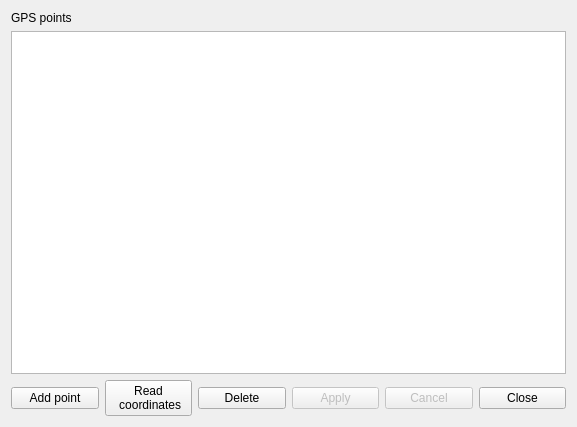
<?xml version="1.0" encoding="UTF-8"?>
<ui version="4.0">
 <class>plotsgps</class>
 <widget class="impgenmaint" name="plotsgps">
  <property name="geometry">
   <rect>
    <x>0</x>
    <y>0</y>
    <width>577</width>
    <height>427</height>
   </rect>
  </property>
  <property name="windowTitle">
   <string>Form</string>
  </property>
  <layout class="QVBoxLayout" name="verticalLayout">
   <item>
    <widget class="QLabel" name="header1">
     <property name="enabled">
      <bool>true</bool>
     </property>
     <property name="palette">
      <palette>
       <active>
        <colorrole role="WindowText">
         <brush brushstyle="SolidPattern">
          <color alpha="255">
           <red>0</red>
           <green>0</green>
           <blue>0</blue>
          </color>
         </brush>
        </colorrole>
       </active>
       <inactive>
        <colorrole role="WindowText">
         <brush brushstyle="SolidPattern">
          <color alpha="255">
           <red>0</red>
           <green>0</green>
           <blue>0</blue>
          </color>
         </brush>
        </colorrole>
       </inactive>
       <disabled>
        <colorrole role="WindowText">
         <brush brushstyle="SolidPattern">
          <color alpha="255">
           <red>0</red>
           <green>0</green>
           <blue>0</blue>
          </color>
         </brush>
        </colorrole>
       </disabled>
      </palette>
     </property>
     <property name="toolTip">
      <string/>
     </property>
     <property name="text">
      <string>GPS points</string>
     </property>
    </widget>
   </item>
   <item>
    <widget class="QTableView" name="AdvListView2">
     <property name="enabled">
      <bool>true</bool>
     </property>
     <property name="toolTip">
      <string/>
     </property>
    </widget>
   </item>
   <item>
    <layout class="QHBoxLayout" name="horizontalLayout">
     <item>
      <widget class="QPushButton" name="BitBtn18">
       <property name="enabled">
        <bool>true</bool>
       </property>
       <property name="toolTip">
        <string/>
       </property>
       <property name="text">
        <string>Add point</string>
       </property>
       <property name="icon">
        <iconset resource="../images.qrc">
         <normaloff>:/images/new3.png</normaloff>:/images/new3.png</iconset>
       </property>
       <property name="flat">
        <bool>false</bool>
       </property>
      </widget>
     </item>
     <item>
      <widget class="QPushButton" name="pushButton">
       <property name="text">
        <string>Read 
 coordinates</string>
       </property>
      </widget>
     </item>
     <item>
      <widget class="QPushButton" name="BitBtn15">
       <property name="enabled">
        <bool>true</bool>
       </property>
       <property name="toolTip">
        <string/>
       </property>
       <property name="text">
        <string>Delete</string>
       </property>
       <property name="icon">
        <iconset resource="../images.qrc">
         <normaloff>:/images/delete3.png</normaloff>:/images/delete3.png</iconset>
       </property>
       <property name="flat">
        <bool>false</bool>
       </property>
      </widget>
     </item>
     <item>
      <widget class="QPushButton" name="BitBtn16">
       <property name="enabled">
        <bool>false</bool>
       </property>
       <property name="toolTip">
        <string/>
       </property>
       <property name="text">
        <string>Apply</string>
       </property>
       <property name="icon">
        <iconset resource="../images.qrc">
         <normaloff>:/images/apply.png</normaloff>:/images/apply.png</iconset>
       </property>
       <property name="flat">
        <bool>false</bool>
       </property>
      </widget>
     </item>
     <item>
      <widget class="QPushButton" name="BitBtn17">
       <property name="enabled">
        <bool>false</bool>
       </property>
       <property name="toolTip">
        <string/>
       </property>
       <property name="text">
        <string>Cancel</string>
       </property>
       <property name="icon">
        <iconset resource="../images.qrc">
         <normaloff>:/images/cancel.png</normaloff>:/images/cancel.png</iconset>
       </property>
       <property name="flat">
        <bool>false</bool>
       </property>
      </widget>
     </item>
     <item>
      <widget class="QPushButton" name="BitBtn21">
       <property name="enabled">
        <bool>true</bool>
       </property>
       <property name="toolTip">
        <string/>
       </property>
       <property name="text">
        <string>Close</string>
       </property>
       <property name="icon">
        <iconset resource="../images.qrc">
         <normaloff>:/images/closeform.png</normaloff>:/images/closeform.png</iconset>
       </property>
       <property name="flat">
        <bool>false</bool>
       </property>
      </widget>
     </item>
    </layout>
   </item>
  </layout>
 </widget>
 <customwidgets>
  <customwidget>
   <class>impgenmaint</class>
   <extends>QWidget</extends>
   <header>impgenmaint.h</header>
   <container>1</container>
  </customwidget>
 </customwidgets>
 <resources>
  <include location="../images.qrc"/>
 </resources>
 <connections/>
</ui>
